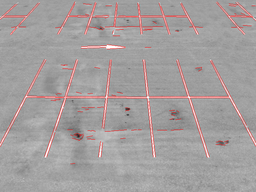
#> input picture images/rf0Xt.png, 256 x 192 px, shrunk from 640 x 480 before the run
$ jupyter execute --allow-errors lineDetection.ipynb
#> lines starting #> are read from the running program, lines starting #| are printed output that depends on the picture; after the words box and inside, x2 and y2 are one past the last pixel; in counts of white or black regions, pixels touching at a corner belong together
[cell 1]
import cv2
import numpy as np
from matplotlib import pyplot as plt
import math

[cell 2]
img = cv2.imread('../images/rf0Xt.png')
#> img is the input picture: shape (192, 256, 3); mean B, G, R 158.3, 158.3, 164.3
# print(img)
plt.imshow(img, cmap='gray')

[cell 3]
gray = cv2.cvtColor(img,cv2.COLOR_BGR2GRAY)
edges = cv2.Canny(gray, 50, 200, None, 3)
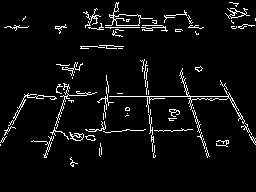
#> edges: shape (192, 256); 5% white in thin lines or dots, all inside (x1, y1, x2, y2) = (0, 2, 256, 167)

[cell 4]
cdst = cv2.cvtColor(edges, cv2.COLOR_GRAY2BGR)
lines = cv2.HoughLines(edges, 1, np.pi / 180, 150, None, 0, 0)
#> lines = None
if lines is not None:
        for i in range(0, len(lines)):
            rho = lines[i][0][0]
            theta = lines[i][0][1]
            a = math.cos(theta)
            b = math.sin(theta)
            x0 = a * rho
            y0 = b * rho
            pt1 = (int(x0 + 1000*(-b)), int(y0 + 1000*(a)))
            pt2 = (int(x0 - 1000*(-b)), int(y0 - 1000*(a)))
        cv2.line(cdst, pt1, pt2, (255,0,0), 3, cv2.LINE_AA)

#> (a cell that did not finish here is left out)

[cell 6]
plt.imshow(cdst, cmap='gray')

[cell 7]
plt.imshow(edges, cmap='gray')

[cell 8]
import numpy as np
import math

# [19 lines left out: function hough_lines, not called in this run]

[cell 9]
def hough_lines(src, threshold):
#> called with threshold = 150
    r = 0
    diagonal = math.ceil(math.sqrt(src.shape[0] * src.shape[0] + src.shape[1] * src.shape[1]))
#> diagonal = 320
    acc = np.zeros((2 * diagonal, 180), dtype=np.uint8)
    lines = []

    rows, cols = np.nonzero(src)
#> rows = 2457 values from 2 to 166; cols = 2457 values, max 255 at index 280, min 0 at index 2293, mean 131.1
    cos_theta = np.cos(np.radians(np.arange(-89, 91)))
    sin_theta = np.sin(np.radians(np.arange(-89, 91)))
    for row, col in zip(rows, cols):
        r = np.round(col * cos_theta + row * sin_theta) + diagonal
        acc[r.astype(int), np.arange(180)] += 1
#> this loop made 2457 passes
#> (row, col) on passes 1 to 3: (2, 116), (2, 118), (2, 229)
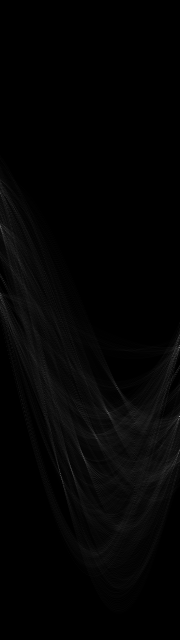
#> acc: shape (640, 180); min 0, max 147, mean 3.8

    for i in range(acc.shape[0]):
        for j in range(acc.shape[1]):
            if acc[i, j] >= threshold:
                lines.append((i - diagonal, j - 90))
#> after the loop, lines = []

    return lines

[cell 10]
# [9 lines left out: function superimpose, not called in this run]

[cell 11]
lines = hough_lines(edges,150)
#> lines = []

#> (a cell that did not finish here is left out)

#> (a cell that did not finish here is left out)

## 2nd Try

[cell 14]
image = cv2.imread('../images/rf0Xt.png')
edges = cv2.Canny(image,50, 200, None, 3)
#> edges: shape (192, 256); 7.1% white in thin lines or dots, all inside (x1, y1, x2, y2) = (0, 1, 256, 165)
img = np.copy(edges)

[cell 15]
import numpy as np
import cv2

# Load the image
img = cv2.imread('../images/original_imagef.png')
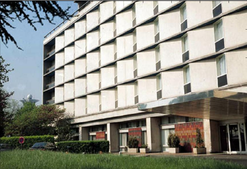
#> input picture images/original_imagef.png, 247 x 169 px, shrunk from 617 x 423 before the run
#> img is the input picture: shape (169, 247, 3); mean B, G, R 134.5, 144, 143.6

# Convert the image to grayscale
gray = cv2.cvtColor(img, cv2.COLOR_BGR2GRAY)
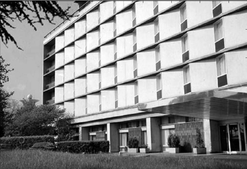
#> gray: shape (169, 247); min 0, max 255, mean 142.8

# Apply a Gaussian blur to reduce noise
blur = cv2.GaussianBlur(gray, (5, 5), 0)
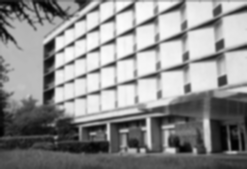
#> blur: shape (169, 247); min 1, max 253, mean 142.9

# Detect edges using the Canny algorithm
edges = cv2.Canny(blur, 50, 200)
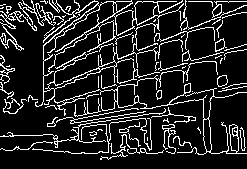
#> edges: shape (169, 247); 14.5% white in thin lines or dots

# Detect circles using the Hough transform
circles = cv2.HoughCircles(edges, cv2.HOUGH_GRADIENT, 1, 20,
                           param1=50, param2=30, minRadius=0, maxRadius=0)
#> circles = 51 rows, first 8: [170.5, 96.5, 57.5], [86.5, 67.5, 51.4], [33.5, 80.5, 68.1], [170.5, 74.5, 55.6], [146.5, 43.5, 43.6], [148.5, 69.5, 38.6], [85.5, 88.5, 33.1], [195.5, 70.5, 41.9]

# Convert the coordinates and radius to integers
circles = np.round(circles[0, :]).astype("int")
#> circles = 51 rows, first 8: [170, 96, 58], [86, 68, 51], [34, 80, 68], [170, 74, 56], [146, 44, 44], [148, 70, 39], [86, 88, 33], [196, 70, 42]

# Compute the average distance from the center to the edge pixels for each circle
best_circle = None
min_avg_dist = np.inf
for circle in circles:
    center = (circle[0], circle[1])
    radius = circle[2]
    distances = []
    for i in range(len(edges)):
        for j in range(len(edges[0])):
            if edges[i, j] > 0:
                edge_point = (j, i)
                dist = np.sqrt((edge_point[0]-center[0])**2 + (edge_point[1]-center[1])**2)
                if abs(dist-radius) < 3: # tolerance
                    distances.append(dist)
    if len(distances) > 0:
        avg_dist = np.mean(distances)
        if avg_dist < min_avg_dist:
            min_avg_dist = avg_dist
            best_circle = circle
#> this loop made 51 passes
#> (radius, avg_dist, min_avg_dist, best_circle) on passes 1, 2, 5, 6, 7, 10, 13, 24, 29, 32, 39, 40: (58, 57.79, 57.79, [170, 96, 58]), (51, 50.88, 50.88, [86, 68, 51]), (44, 43.93, 43.93, [146, 44, 44]), (39, 39.04, 39.04, [148, 70, 39]), (33, 32.96, 32.96, [86, 88, 33]), (32, 31.99, 31.99, [128, 88, 32]), (25, 25.11, 25.11, [136, 128, 25]), (21, 21.01, 21.01, [102, 138, 21]), (20, 19.93, 19.93, [70, 134, 20]), (18, 18.12, 18.12, [156, 132, 18]), (16, 16.25, 16.25, [166, 54, 16]), (16, 15.73, 15.73, [194, 14, 16])
#> (center, radius, avg_dist) on passes 3, 4, 8, 9, 11, 12: ((34, 80), 68, 68.14), ((170, 74), 56, 55.95), ((196, 70), 42, 42.02), ((80, 46), 38, 37.81), ((170, 162), 70, 70.15), ((192, 40), 40, 39.89)
#> after the loop, min_avg_dist = 11.46

# Draw the ellipse on the original image
if best_circle is not None:
    center = (best_circle[0], best_circle[1])
    axes = (best_circle[2], best_circle[2])
#> axes = (11, 11)
    angle = 0
    color = (0, 255, 0) # green
    thickness = 2
    cv2.ellipse(img, center, axes, angle, 0, 360, color, thickness)
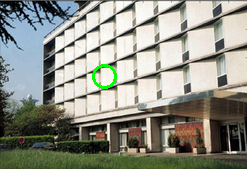
#> img: shape (169, 247, 3); 0.49% of pixels changed, all inside (x1, y1, x2, y2) = (92, 64, 117, 89)
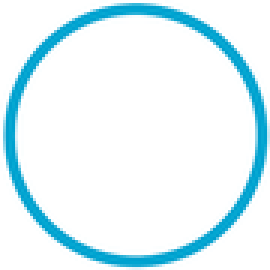
#> input picture images/cc.png, 90 x 90 px, shrunk from 225 x 225 before the run (shown 3 times larger)
#> further down, img is the input picture: shape (90, 90, 3); mean B, G, R 249.3, 243.8, 224.6

# Show the image
plt.imshow(img)

#> (a cell that did not finish here is left out)

[cell 17]
class Detect:
    def __init__(self, img):
        self.img = img

    def getImg(self):
        return self.img


    # [36 lines left out: functions detect_lines, superimpose, not called in this run]

[cell 18]
import math
import cv2
import numpy as np
import math
from collections import defaultdict
import numba

[cell 19]
class Hough:
    def __init__(self, img):
        self.img = img

    def getImg(self):
        return self.img

    # [8 lines left out: function detect_lines, not called in this run]

    def detect_circles(self, min_radius=10, max_radius=200, threshold=0.4, color=(255, 0, 0)):
        img = self.getImg()

        delta_r = 1
        num_thetas = 100

        edge_image = self.get_edges(img)
#> in get_edges, `edge_image = cv2.Canny( gray_image, min_edge_threshold, max_edge_thres..`:
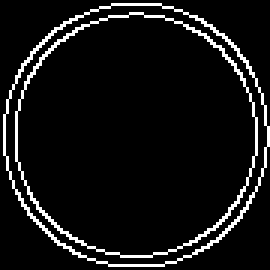
#> edge_image: shape (90, 90) (shown 3 times larger); 7.5% white in thin lines or dots

        if edge_image is not None:

            print("Detecting Hough Circles Started!")
            circle_img = self.find_hough_circles(img, edge_image, min_radius, max_radius, delta_r, num_thetas, threshold)
            return circle_img

        else:
            print("Error in input image!")

        print("Detecting Hough Circles Complete!")

    # [36 lines left out: functions hough_lines, superimpose, not called in this run]

    def find_hough_circles(self,image, edge_image, r_min, r_max, delta_r, num_thetas, bin_threshold, post_process=True):
        # image size
#> called with r_min = 10, r_max = 200, delta_r = 1, num_thetas = 100, bin_threshold = 0.4, post_process = True
        img_height, img_width = edge_image.shape[:2]
#> img_height = 90; img_width = 90

        print(image)
#> (printed output is left out)
        print(r_max)
        print(num_thetas)
        # R and Theta ranges
        dtheta = int(360 / num_thetas)
#> dtheta = 3

        # Thetas is bins created from 0 to 360 degree with increment of the dtheta
        thetas = np.arange(0, 360, step=dtheta)
#> thetas = 120 values from 0 to 357

        print(len(thetas))
#| 120
        # Radius ranges from r_min to r_max
        rs = np.arange(r_min, r_max, step=delta_r)

        # Calculate Cos(theta) and Sin(theta) it will be required later
        cos_thetas = np.cos(np.deg2rad(thetas))
        sin_thetas = np.sin(np.deg2rad(thetas))

        # Evaluate and keep ready the candidate circles dx and dy for different delta radius
        # based on the the parametric equation of circle.
        # x = x_center + r * cos(t) and y = y_center + r * sin(t),
        # where (x_center,y_center) is Center of candidate circle with radius r. t in range of [0,2PI)
        circle_candidates = []
        if len(rs) > 0 :
            for r in rs:
                for t in range(num_thetas):
                    # instead of using pre-calculated cos and sin theta values you can calculate here itself by following
                    # circle_candidates.append((r, int(r*cos(2*pi*t/num_thetas)), int(r*sin(2*pi*t/num_thetas))))
                    # but its better to pre-calculate and use it here.
                    circle_candidates.append(
                        (r, int(r * cos_thetas[t]), int(r * sin_thetas[t])))
#> after the loop, circle_candidates = 19000 items, first 6: (10, 10, 0), (10, 9, 0), (10, 9, 1), (10, 9, 1), (10, 9, 2), (10, 9, 2)

        # Hough Accumulator, we are using defaultdic instead of standard dict as this will initialize for key which is not
        # aready present in the dictionary instead of throwing exception.
        accumulator = defaultdict(int)
#> accumulator = 0 items

        for y in range(img_height):
            for x in range(img_width):
                if edge_image[y][x] != 0:  # white pixel
                    # Found an edge pixel so now find and vote for circle from the candidate circles passing through this pixel.
                    for r, rcos_t, rsin_t in circle_candidates:
                        x_center = x - rcos_t
                        y_center = y - rsin_t
                        # vote for current candidate
                        accumulator[(x_center, y_center, r)] += 1
#> after the loop, accumulator = 6480592 items

        # Output image with detected lines drawn
        output_img = image.copy()
        # Output list of detected circles. A single circle would be a tuple of (x,y,r,threshold)
        out_circles = []

        # Sort the accumulator based on the votes for the candidate circles
        for candidate_circle, votes in sorted(accumulator.items(), key=lambda i: -i[1]):
            x, y, r = candidate_circle
            current_vote_percentage = votes / num_thetas
            if current_vote_percentage >= bin_threshold:
                # Shortlist the circle for final result
                out_circles.append((x, y, r, current_vote_percentage))
                print(x, y, r, current_vote_percentage)
#> this loop made 6480592 passes
#> (votes, x, y, r, current_vote_percentage) on passes 1 to 3: (76, 45, 45, 41, 0.76), (64, 45, 44, 41, 0.64), (59, 45, 44, 45, 0.59)
#| 45 45 41 0.76
#| 45 44 41 0.64
#| 45 44 45 0.59
#| 44 45 44 0.55
#| 45 45 45 0.53
#| 43 43 43 0.52
#| 43 44 43 0.52
#| 44 45 41 0.52
#> (further printed lines are left out)
#> after the loop, out_circles = 39 items, first 6: (45, 45, 41, 0.76), (45, 44, 41, 0.64), (45, 44, 45, 0.59), (44, 45, 44, 0.55), (45, 45, 45, 0.53), (43, 43, 43, 0.52)

        # Post process the results, can add more post processing later.
        if post_process:
            pixel_threshold = 5
            postprocess_circles = []
            for x, y, r, v in out_circles:
                # Exclude circles that are too close of each other
                # all((x - xc) ** 2 + (y - yc) ** 2 > rc ** 2 for xc, yc, rc, v in postprocess_circles)
                # Remove nearby duplicate circles based on pixel_threshold
                if all(abs(x - xc) > pixel_threshold or abs(y - yc) > pixel_threshold or abs(r - rc) > pixel_threshold for xc, yc, rc, v in postprocess_circles):
                    postprocess_circles.append((x, y, r, v))
#> this loop made 39 passes
#> (x, y, r, v) on passes 1 to 12: (45, 45, 41, 0.76), (45, 44, 41, 0.64), (45, 44, 45, 0.59), (44, 45, 44, 0.55), (45, 45, 45, 0.53), (43, 43, 43, 0.52), (43, 44, 43, 0.52), (44, 45, 41, 0.52), (45, 47, 43, 0.52), (45, 45, 44, 0.51), (47, 43, 43, 0.49), (46, 46, 43, 0.49)
#> after the loop, postprocess_circles = [(45, 45, 41, 0.76)]
            out_circles = postprocess_circles
#> out_circles = [(45, 45, 41, 0.76)]

        # Draw shortlisted circles on the output image
        for x, y, r, v in out_circles:
            # draw red
            output_img = cv2.circle(output_img, (x, y), r, (0, 0, 255), 5)
#> this loop made 1 pass
#> pass 1, in find_hough_circles, `output_img = cv2.circle(output_img, (x, y), r, (0, 0, 255), 5)`:
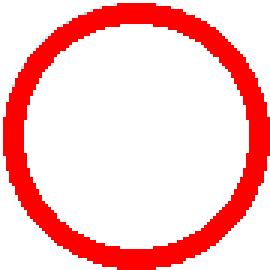
#> output_img: shape (90, 90, 3) (shown 3 times larger); mean B, G, R 198.2, 198.2, 254.8

        return output_img

    def get_edges(self, img, min_edge_threshold=100, max_edge_threshold=200):

        # convert to gray scale
        gray_image = cv2.cvtColor(img, cv2.COLOR_BGR2GRAY)

        # Edge detection on the input image
        edge_image = cv2.Canny(
            gray_image, min_edge_threshold, max_edge_threshold)
        return edge_image

[cell 20]
img = cv2.imread('../images/cc.png')
operatedImg = Hough(img)

polt = operatedImg.detect_circles()
plt.imshow(polt)
